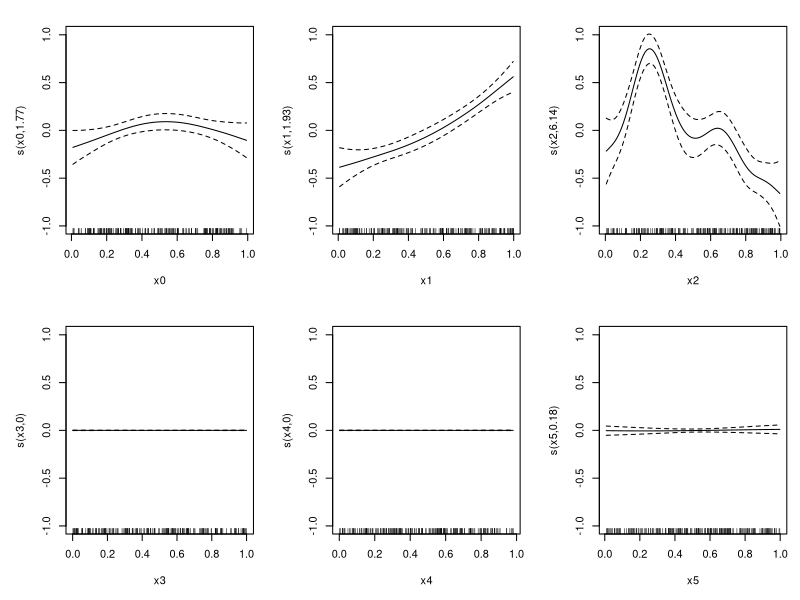

Reproduce this figure in R.
library(mgcv)


### Name: gam.selection
### Title: Generalized Additive Model Selection
### Aliases: gam.selection
### Keywords: models regression

### ** Examples

## an example of automatic model selection via null space penalization
library(mgcv)
set.seed(3);n<-200
dat <- gamSim(1,n=n,scale=.15,dist="poisson") ## simulate data
dat$x4 <- runif(n, 0, 1);dat$x5 <- runif(n, 0, 1) ## spurious

b<-gam(y~s(x0)+s(x1)+s(x2)+s(x3)+s(x4)+s(x5),data=dat,
         family=poisson,select=TRUE,method="REML")
summary(b)
plot(b,pages=1)
